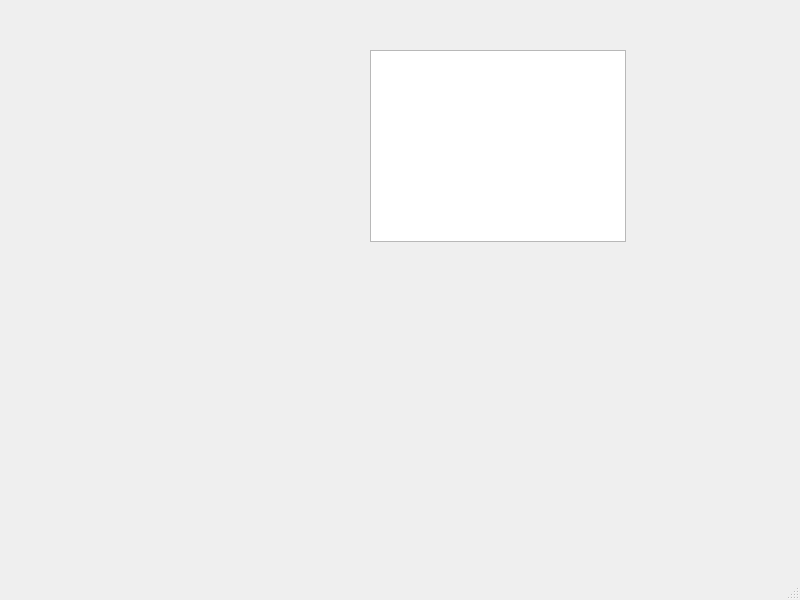
<?xml version="1.0" encoding="UTF-8"?>
<ui version="4.0">
 <class>StartMenu</class>
 <widget class="QMainWindow" name="StartMenu">
  <property name="geometry">
   <rect>
    <x>0</x>
    <y>0</y>
    <width>800</width>
    <height>600</height>
   </rect>
  </property>
  <property name="windowTitle">
   <string>MainWindow</string>
  </property>
  <widget class="QWidget" name="centralwidget">
   <widget class="QPushButton" name="top10Button">
    <property name="geometry">
     <rect>
      <x>360</x>
      <y>220</y>
      <width>81</width>
      <height>31</height>
     </rect>
    </property>
    <property name="styleSheet">
     <string notr="true">QPushButton#top10Button:hover{background-color:rgba(0,0,0,0.5);}
QPushButton#top10Button{background-color:rgba(0,0,0,0);border-radius:15px;}
</string>
    </property>
    <property name="text">
     <string/>
    </property>
   </widget>
   <widget class="QPushButton" name="leaveButton">
    <property name="geometry">
     <rect>
      <x>310</x>
      <y>280</y>
      <width>81</width>
      <height>31</height>
     </rect>
    </property>
    <property name="styleSheet">
     <string notr="true">QPushButton#leaveButton:hover{background-color:rgba(0,0,0,0.5);}
QPushButton#leaveButton{background-color:rgba(0,0,0,0);border-radius:15px;}
</string>
    </property>
    <property name="text">
     <string/>
    </property>
   </widget>
   <widget class="QPushButton" name="buttonPlay">
    <property name="geometry">
     <rect>
      <x>230</x>
      <y>220</y>
      <width>81</width>
      <height>31</height>
     </rect>
    </property>
    <property name="styleSheet">
     <string notr="true">QPushButton#buttonPlay:hover{background-color:rgba(0,0,0,0.5);}
QPushButton#buttonPlay{background-color:rgba(0,0,0,0);border-radius:15px;}
</string>
    </property>
    <property name="text">
     <string/>
    </property>
   </widget>
   <widget class="QListWidget" name="listLevel">
    <property name="geometry">
     <rect>
      <x>370</x>
      <y>50</y>
      <width>256</width>
      <height>192</height>
     </rect>
    </property>
   </widget>
   <widget class="QPushButton" name="creditButton">
    <property name="geometry">
     <rect>
      <x>60</x>
      <y>170</y>
      <width>93</width>
      <height>28</height>
     </rect>
    </property>
    <property name="styleSheet">
     <string notr="true">QPushButton#creditButton:hover{background-color:rgba(0,0,0,0.5);}
QPushButton#creditButton{background-color:rgba(0,0,0,0);border-radius:15px;}
</string>
    </property>
    <property name="text">
     <string/>
    </property>
   </widget>
   <widget class="QPushButton" name="commandeButton">
    <property name="geometry">
     <rect>
      <x>80</x>
      <y>200</y>
      <width>93</width>
      <height>28</height>
     </rect>
    </property>
    <property name="styleSheet">
     <string notr="true">QPushButton#commandeButton:hover{background-color:rgba(0,0,0,0.5);}
QPushButton#commandeButton{background-color:rgba(0,0,0,0);border-radius:15px;}
</string>
    </property>
    <property name="text">
     <string/>
    </property>
   </widget>
  </widget>
  <widget class="QMenuBar" name="menubar">
   <property name="geometry">
    <rect>
     <x>0</x>
     <y>0</y>
     <width>800</width>
     <height>26</height>
    </rect>
   </property>
  </widget>
  <widget class="QStatusBar" name="statusbar"/>
 </widget>
 <resources/>
 <connections/>
</ui>
